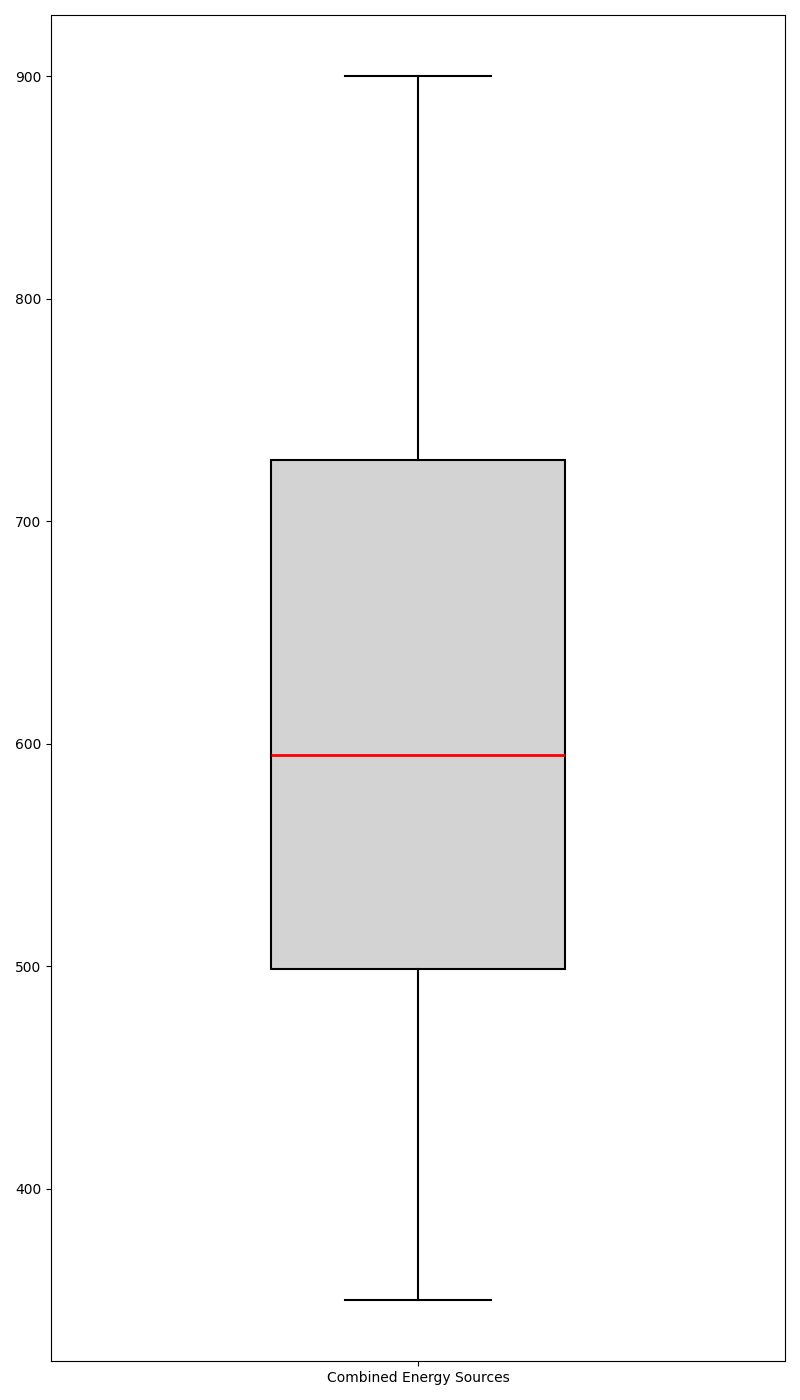

Reproduce this figure in Python.
import matplotlib.pyplot as plt
import numpy as np

solar = [450, 520, 495, 530, 600, 680, 750, 720, 640, 580, 540, 500]
wind = [350, 380, 410, 480, 520, 570, 620, 590, 530, 490, 450, 410]
hydro = [700, 690, 720, 750, 800, 850, 900, 870, 830, 790, 750, 710]

# Combining all data into a single list for a single boxplot
data_combined = solar + wind + hydro
energy_source = 'Combined Energy Sources'

fig, ax = plt.subplots(figsize=(8, 14))

# Drawing a vertical boxplot of the combined data
bp = ax.boxplot(data_combined, vert=True, patch_artist=True, notch=False, widths=0.4,
                boxprops=dict(facecolor='lightgray', color='black', linewidth=1.5),
                whiskerprops=dict(color='black', linewidth=1.5),
                capprops=dict(color='black', linewidth=1.5),
                medianprops=dict(color='red', linewidth=2),
                flierprops=dict(marker='o', color='black', alpha=0.5))

ax.set_xticks([1])
ax.set_xticklabels([energy_source], fontsize=10)

plt.tight_layout()
plt.show()
